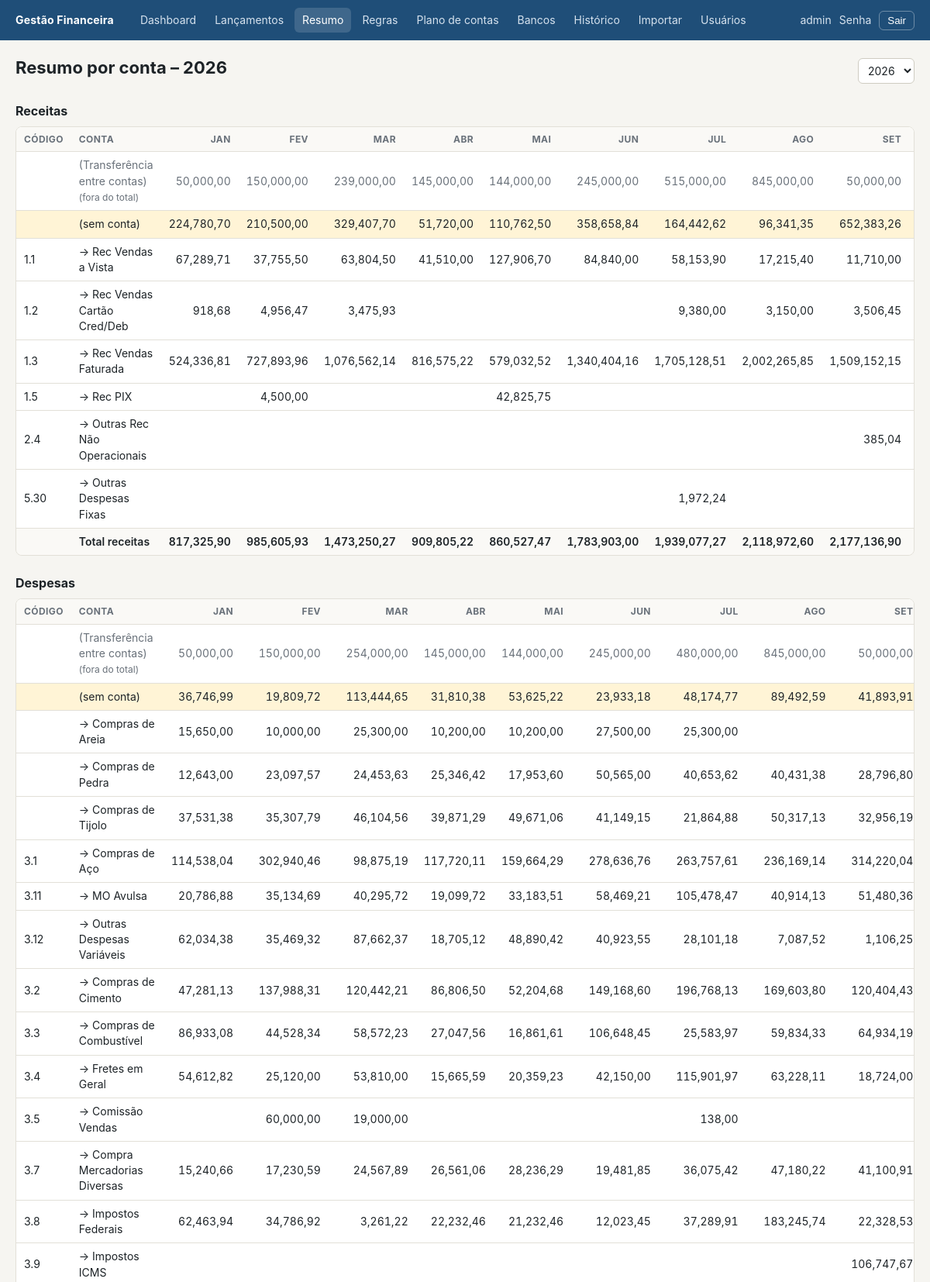
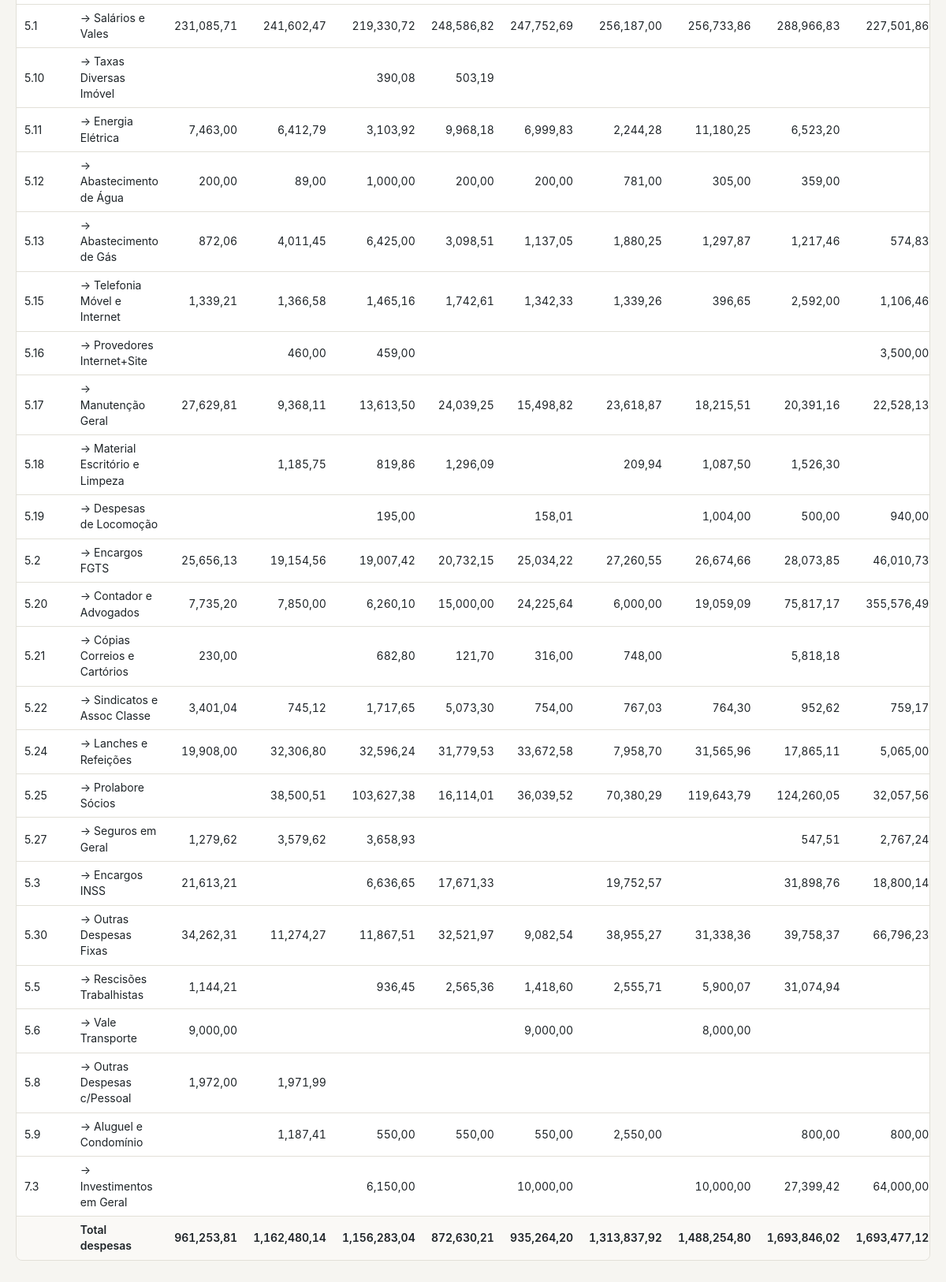
The page /resumo/ (signed in) on the database its author committed (2 pictures, top to bottom).
### financas/models.py (models this page shows, shortened)
class Conta(models.Model):
    codigo = models.CharField("código", max_length=20, blank=True)
    nome = models.CharField(max_length=120, unique=True)
    nao_entra_no_dre = models.BooleanField(
        "fora do DRE", default=False,
        help_text="Ex.: transferência entre contas da própria empresa.",
    )
    ativa = models.BooleanField(default=True)
    history = HistoricalRecords()
    class Meta:
        ordering = ["codigo", "nome"]
        verbose_name = "conta do plano de contas"
        verbose_name_plural = "plano de contas"

### financas/views.py (the view)
# urls.py: path("resumo/", views.resumo, name="resumo"),
def resumo(request):
    ano = int(request.GET.get("ano") or _ano_padrao())
    linhas = (Lancamento.objects.filter(ano=ano)
              .values("secao", "conta__codigo", "conta__nome", "conta__nao_entra_no_dre", "mes")
              .annotate(total=Sum("valor"), n=Count("id")))
    tabela = defaultdict(lambda: {"meses": [Decimal(0)] * 12, "n": 0})
    tem_valor = False
    for l in linhas:
        chave = (l["secao"], l["conta__codigo"] or "", l["conta__nome"] or "(sem conta)",
                 l["conta__nao_entra_no_dre"] or False)
        if l["total"] is not None:
            tem_valor = True
            tabela[chave]["meses"][l["mes"] - 1] += l["total"]
        tabela[chave]["n"] += l["n"]
    secoes = []
    for sec, rotulo in Secao.choices:
        itens = sorted(((k, v) for k, v in tabela.items() if k[0] == sec), key=lambda kv: (kv[0][1], kv[0][2]))
        tot = [sum(v["meses"][i] for k, v in itens if not k[3]) for i in range(12)]
        secoes.append({
            "rotulo": rotulo,
            "linhas": [{"codigo": k[1], "nome": k[2], "fora": k[3], "meses": v["meses"],
                        "total": sum(v["meses"]), "n": v["n"]} for k, v in itens],
            "total_meses": tot, "total": sum(tot),
        })
    return render(request, "financas/resumo.html", {
        "ano": ano, "anos": _anos(), "secoes": secoes, "meses": [n for _, n in MESES], "tem_valor": tem_valor,
    })

### financas/views.py (called while the page is built)
def _anos():
    anos = list(Lancamento.objects.values_list("ano", flat=True).distinct().order_by("-ano"))
    atual = timezone.localdate().year
    if atual not in anos:
        anos.insert(0, atual)
    return anos

def _ano_padrao():
    return Lancamento.objects.order_by("-ano").values_list("ano", flat=True).first() or timezone.localdate().year

### financas/templates/financas/resumo.html (shortened to what this page needs)
{% extends "financas/base.html" %}
{% load humanize %}
{% block conteudo %}
<div class="cabecalho">
  <div><h1>Resumo por conta – {{ ano }}</h1>
  </div>
  <form method="get" class="acoes">
    <select name="ano" onchange="this.form.submit()">{% for a in anos %}<option {% if a == ano %}selected{% endif %}>{{ a }}</option>{% endfor %}</select>
  </form>
</div>
{% for s in secoes %}{% if s.linhas %}
<h2>{{ s.rotulo }}s</h2>
<div class="tabela-wrap"><table>
  <thead><tr><th>Código</th><th>Conta</th>{% if tem_valor %}{% for m in meses %}<th class="num">{{ m }}</th>{% endfor %}<th class="num">Total</th>{% else %}<th class="num">Lançamentos</th>{% endif %}</tr></thead>
  <tbody>
  {% for l in s.linhas %}
    <tr {% if l.fora %}class="muted"{% endif %}{% if l.nome == '(sem conta)' %} class="sem-regra"{% endif %}>
      <td>{{ l.codigo }}</td>
      <td>{{ l.nome }}{% if l.fora %} <span class="small">(fora do total)</span>{% endif %}</td>
      {% if tem_valor %}{% for v in l.meses %}<td class="num">{% if v %}{{ v|floatformat:2|intcomma }}{% endif %}</td>{% endfor %}<td class="num"><b>{{ l.total|floatformat:2|intcomma }}</b></td>
      {% else %}<td class="num">{{ l.n }}</td>{% endif %}
    </tr>
  {% endfor %}
  {% if tem_valor %}<tr class="total"><td></td><td>Total {{ s.rotulo|lower }}s</td>{% for v in s.total_meses %}<td class="num">{{ v|floatformat:2|intcomma }}</td>{% endfor %}<td class="num">{{ s.total|floatformat:2|intcomma }}</td></tr>{% endif %}
  </tbody>
</table></div>
{% endif %}{% endfor %}
{% endblock %}

### financas/templates/financas/base.html (shortened to what this page needs)
{% load static %}<!doctype html>
<html lang="pt-br">
<head>
  <link rel="stylesheet" href="{% static 'financas/style.css' %}">
</head>
<body hx-headers='{"X-CSRFToken": "{{ csrf_token }}"}'>
{% if user.is_authenticated %}
<header class="topo">
  <div class="wrap">
    <a class="marca" href="{% url 'lancamentos' %}">Gestão Financeira</a>
    {% with u=request.resolver_match.url_name %}
    <nav>
      <a href="{% url 'dashboard' %}" class="{% if u == 'dashboard' %}ativo{% endif %}">Dashboard</a>
      <a href="{% url 'lancamentos' %}" class="{% if u == 'lancamentos' or 'lancamento' in u %}ativo{% endif %}">Lançamentos</a>
      <a href="{% url 'resumo' %}" class="{% if u == 'resumo' %}ativo{% endif %}">Resumo</a>
      <a href="{% url 'regras' %}" class="{% if 'regra' in u %}ativo{% endif %}">Regras</a>
      <a href="{% url 'contas' %}" class="{% if 'conta' in u %}ativo{% endif %}">Plano de contas</a>
      <a href="{% url 'bancos' %}" class="{% if 'banco' in u %}ativo{% endif %}">Bancos</a>
      <a href="{% url 'historico' %}" class="{% if u == 'historico' %}ativo{% endif %}">Histórico</a>
      <a href="{% url 'importar' %}" class="{% if u == 'importar' %}ativo{% endif %}">Importar</a>
      {% if user.is_staff %}<a href="{% url 'admin:index' %}">Usuários</a>{% endif %}
    </nav>
    {% endwith %}
    <div class="usuario">
      <span>{{ user.get_full_name|default:user.username }}</span>
      <a class="link-senha" href="{% url 'password_change' %}" style="color:#d6e2ee">Senha</a>
      <form method="post" action="{% url 'logout' %}">{% csrf_token %}<button>Sair</button></form>
    </div>
  </div>
</header>
{% endif %}
<main class="wrap">
  {% block conteudo %}{% endblock %}
</main>
</body>
</html>

### financas/static/financas/style.css (style rules this page uses)
:root { --bg: #f6f5f1; --surface: #fff; --ink: #1d2327; --muted: #69717a; --line: #e2e0d8; --accent: #1f4e78; --accent-ink: #fff; --accent-soft: #e6eef6; --ok: #2e7d4f; --warn-bg: #fff4d6; --warn: #8a6100; --manual-bg: #ece6f7; --manual: #5b3fa0; --danger: #b3261e; --radius: 8px; font-family: "Inter", system-ui, -apple-system, "Segoe UI", sans-serif; font-size: 14px; }
* { box-sizing: border-box; }
body { margin: 0; background: var(--bg); color: var(--ink); line-height: 1.45; }
a { color: var(--accent); text-decoration: none; }
.num { font-variant-numeric: tabular-nums; text-align: right; white-space: nowrap; }
.muted { color: var(--muted); }
.small { font-size: 12px; }
header.topo { background: var(--accent); color: var(--accent-ink); }
header.topo .wrap { display: flex; align-items: center; gap: 24px; height: 52px; }
header.topo .marca { font-weight: 700; letter-spacing: .2px; color: #fff; white-space: nowrap; }
header.topo nav { display: flex; gap: 4px; flex: 1; overflow-x: auto; }
header.topo nav a { color: #d6e2ee; padding: 6px 10px; border-radius: 6px; white-space: nowrap; }
header.topo nav a:hover, header.topo nav a.ativo { background: rgba(255,255,255,.14); color: #fff; text-decoration: none; }
header.topo .usuario { display: flex; align-items: center; gap: 10px; color: #d6e2ee; white-space: nowrap; }
header.topo .usuario button { background: none; border: 1px solid rgba(255,255,255,.35); color: #fff; padding: 4px 10px; border-radius: 6px; cursor: pointer; }
.wrap { max-width: 1280px; margin: 0 auto; padding: 0 20px; }
main.wrap { padding-top: 20px; padding-bottom: 48px; }
h1 { font-size: 22px; margin: 0 0 4px; }
h2 { font-size: 16px; margin: 24px 0 8px; }
.cabecalho { display: flex; align-items: flex-end; justify-content: space-between; gap: 16px; margin-bottom: 16px; flex-wrap: wrap; }
.acoes { display: flex; gap: 8px; flex-wrap: wrap; }
input, select, textarea { font: inherit; padding: 6px 8px; border: 1px solid #cfccc2; border-radius: 6px; background: #fff; color: var(--ink); }
.tabela-wrap { background: var(--surface); border: 1px solid var(--line); border-radius: var(--radius); overflow-x: auto; }
table { width: 100%; border-collapse: collapse; }
th, td { padding: 7px 10px; border-bottom: 1px solid var(--line); text-align: left; vertical-align: middle; }
th { font-size: 12px; text-transform: uppercase; letter-spacing: .4px; color: var(--muted); background: #faf9f6; position: sticky; top: 0; }
tr:last-child td { border-bottom: 0; }
tr.sem-regra td { background: var(--warn-bg); }
tfoot td, tr.total td { font-weight: 600; background: #faf9f6; }
:root { --surface: #ffffff; --serie-1: #2a78d6; --serie-2: #eb6834; --serie-3: #1baf7a; --serie-4: #eda100; --serie-5: #e87ba4; --serie-6: #008300; --bom: #2e7d4f; --ruim: #b3261e; }

### rows shown on the page
Conta: nome "(Transferência entre contas)", shows "(fora do total)", meses "50,000,00" "150,000,00" "239,000,00" "145,000,00" "144,000,00" "245,000,00" "515,000,00" "845,000,00" "50,000,00" "50,000,00" "150,000,00" "254,000,00" "145,000,00" "144,000,00" "245,000,00" "480,000,00" "845,000,00" "50,000,00"
Conta: codigo "1.1", nome "-> Rec Vendas a Vista", meses "67,289,71" "37,755,50" "63,804,50" "41,510,00" "127,906,70" "84,840,00" "58,153,90" "17,215,40" "11,710,00"
Conta: codigo "1.2", nome "-> Rec Vendas Cartão Cred/Deb", meses "918,68" "4,956,47" "3,475,93" "9,380,00" "3,150,00" "3,506,45"
Conta: codigo "1.3", nome "-> Rec Vendas Faturada", meses "524,336,81" "727,893,96" "1,076,562,14" "816,575,22" "579,032,52" "1,340,404,16" "1,705,128,51" "2,002,265,85" "1,509,152,15"
Conta: codigo "1.5", nome "-> Rec PIX", meses "4,500,00" "42,825,75"
Conta: codigo "2.4", nome "-> Outras Rec Não Operacionais", meses "385,04"
Conta: codigo "5.30", nome "-> Outras Despesas Fixas", meses "1,972,24" "34,262,31" "11,274,27" "11,867,51" "32,521,97" "9,082,54" "38,955,27" "31,338,36" "39,758,37" "66,796,23"
Conta: nome "-> Compras de Areia", meses "15,650,00" "10,000,00" "25,300,00" "10,200,00" "10,200,00" "27,500,00" "25,300,00"
Conta: nome "-> Compras de Pedra", meses "12,643,00" "23,097,57" "24,453,63" "25,346,42" "17,953,60" "50,565,00" "40,653,62" "40,431,38" "28,796,80"
Conta: nome "-> Compras de Tijolo", meses "37,531,38" "35,307,79" "46,104,56" "39,871,29" "49,671,06" "41,149,15" "21,864,88" "50,317,13" "32,956,19"
Conta: codigo "3.1", nome "-> Compras de Aço", meses "114,538,04" "302,940,46" "98,875,19" "117,720,11" "159,664,29" "278,636,76" "263,757,61" "236,169,14" "314,220,04"
Conta: codigo "3.11", nome "-> MO Avulsa", meses "20,786,88" "35,134,69" "40,295,72" "19,099,72" "33,183,51" "58,469,21" "105,478,47" "40,914,13" "51,480,36"
Conta: codigo "3.12", nome "-> Outras Despesas Variáveis", meses "62,034,38" "35,469,32" "87,662,37" "18,705,12" "48,890,42" "40,923,55" "28,101,18" "7,087,52" "1,106,25"
Conta: codigo "3.2", nome "-> Compras de Cimento", meses "47,281,13" "137,988,31" "120,442,21" "86,806,50" "52,204,68" "149,168,60" "196,768,13" "169,603,80" "120,404,43"
Conta: codigo "3.3", nome "-> Compras de Combustível", meses "86,933,08" "44,528,34" "58,572,23" "27,047,56" "16,861,61" "106,648,45" "25,583,97" "59,834,33" "64,934,19"
Conta: codigo "3.4", nome "-> Fretes em Geral", meses "54,612,82" "25,120,00" "53,810,00" "15,665,59" "20,359,23" "42,150,00" "115,901,97" "63,228,11" "18,724,00"
Conta: codigo "3.5", nome "-> Comissão Vendas", meses "60,000,00" "19,000,00" "138,00"
Conta: codigo "3.7", nome "-> Compra Mercadorias Diversas", meses "15,240,66" "17,230,59" "24,567,89" "26,561,06" "28,236,29" "19,481,85" "36,075,42" "47,180,22" "41,100,91"
Conta: codigo "3.8", nome "-> Impostos Federais", meses "62,463,94" "34,786,92" "3,261,22" "22,232,46" "21,232,46" "12,023,45" "37,289,91" "183,245,74" "22,328,53"
Conta: codigo "3.9", nome "-> Impostos ICMS", meses "106,747,67"
Conta: codigo "5.1", nome "-> Salários e Vales", meses "231,085,71" "241,602,47" "219,330,72" "248,586,82" "247,752,69" "256,187,00" "256,733,86" "288,966,83" "227,501,86"
Conta: codigo "5.10", nome "-> Taxas Diversas Imóvel", meses "390,08" "503,19"
Conta: codigo "5.11", nome "-> Energia Elétrica", meses "7,463,00" "6,412,79" "3,103,92" "9,968,18" "6,999,83" "2,244,28" "11,180,25" "6,523,20"
Conta: codigo "5.12", nome "-> Abastecimento de Água", meses "200,00" "89,00" "1,000,00" "200,00" "200,00" "781,00" "305,00" "359,00"
Conta: codigo "5.13", nome "-> Abastecimento de Gás", meses "872,06" "4,011,45" "6,425,00" "3,098,51" "1,137,05" "1,880,25" "1,297,87" "1,217,46" "574,83"
Conta: codigo "5.15", nome "-> Telefonia Móvel e Internet", meses "1,339,21" "1,366,58" "1,465,16" "1,742,61" "1,342,33" "1,339,26" "396,65" "2,592,00" "1,106,46"
Conta: codigo "5.16", nome "-> Provedores Internet+Site", meses "460,00" "459,00" "3,500,00"
Conta: codigo "5.17", nome "-> Manutenção Geral", meses "27,629,81" "9,368,11" "13,613,50" "24,039,25" "15,498,82" "23,618,87" "18,215,51" "20,391,16" "22,528,13"
Conta: codigo "5.18", nome "-> Material Escritório e Limpeza", meses "1,185,75" "819,86" "1,296,09" "209,94" "1,087,50" "1,526,30"
Conta: codigo "5.19", nome "-> Despesas de Locomoção", meses "195,00" "158,01" "1,004,00" "500,00" "940,00"
Conta: codigo "5.2", nome "-> Encargos FGTS", meses "25,656,13" "19,154,56" "19,007,42" "20,732,15" "25,034,22" "27,260,55" "26,674,66" "28,073,85" "46,010,73"
Conta: codigo "5.20", nome "-> Contador e Advogados", meses "7,735,20" "7,850,00" "6,260,10" "15,000,00" "24,225,64" "6,000,00" "19,059,09" "75,817,17" "355,576,49"
Conta: codigo "5.21", nome "-> Cópias Correios e Cartórios", meses "230,00" "682,80" "121,70" "316,00" "748,00" "5,818,18"
Conta: codigo "5.22", nome "-> Sindicatos e Assoc Classe", meses "3,401,04" "745,12" "1,717,65" "5,073,30" "754,00" "767,03" "764,30" "952,62" "759,17"
Conta: codigo "5.24", nome "-> Lanches e Refeições", meses "19,908,00" "32,306,80" "32,596,24" "31,779,53" "33,672,58" "7,958,70" "31,565,96" "17,865,11" "5,065,00"
Conta: codigo "5.25", nome "-> Prolabore Sócios", meses "38,500,51" "103,627,38" "16,114,01" "36,039,52" "70,380,29" "119,643,79" "124,260,05" "32,057,56"
Conta: codigo "5.27", nome "-> Seguros em Geral", meses "1,279,62" "3,579,62" "3,658,93" "547,51" "2,767,24"
Conta: codigo "5.3", nome "-> Encargos INSS", meses "21,613,21" "6,636,65" "17,671,33" "19,752,57" "31,898,76" "18,800,14"
Conta: codigo "5.5", nome "-> Rescisões Trabalhistas", meses "1,144,21" "936,45" "2,565,36" "1,418,60" "2,555,71" "5,900,07" "31,074,94"
Conta: codigo "5.6", nome "-> Vale Transporte", meses "9,000,00" "9,000,00" "8,000,00"
Conta: codigo "5.8", nome "-> Outras Despesas c/Pessoal", meses "1,972,00" "1,971,99"
Conta: codigo "5.9", nome "-> Aluguel e Condomínio", meses "1,187,41" "550,00" "550,00" "550,00" "2,550,00" "800,00" "800,00"
Conta: codigo "7.3", nome "-> Investimentos em Geral", meses "6,150,00" "10,000,00" "10,000,00" "27,399,42" "64,000,00"

### other values the page prints
{{ user.get_full_name|default:user.username }} "admin"
{{ ano }} "2026"
{{ s.rotulo }} "Receita" "Despesa"
{{ m }} "JAN" "FEV" "MAR" "ABR" "MAI" "JUN" "JUL" "AGO" "SET" "JAN" "FEV" "MAR" "ABR" "MAI" "JUN" "JUL" "AGO" "SET"
{{ l.nome }} "(sem conta)" "(sem conta)"
{{ v|floatformat:2|intcomma }} "224,780,70" "210,500,00" "329,407,70" "51,720,00" "110,762,50" "358,658,84" "164,442,62" "96,341,35" "652,383,26" "36,746,99" "19,809,72" "113,444,65" "31,810,38" "53,625,22" "23,933,18" "48,174,77" "89,492,59" "41,893,91"
{{ s.rotulo|lower }} "receita" "despesa"
{{ v|floatformat:2|intcomma }} "817,325,90" "985,605,93" "1,473,250,27" "909,805,22" "860,527,47" "1,783,903,00" "1,939,077,27" "2,118,972,60" "2,177,136,90" "961,253,81" "1,162,480,14" "1,156,283,04" "872,630,21" "935,264,20" "1,313,837,92" "1,488,254,80" "1,693,846,02" "1,693,477,12"
form field ano "2026"
